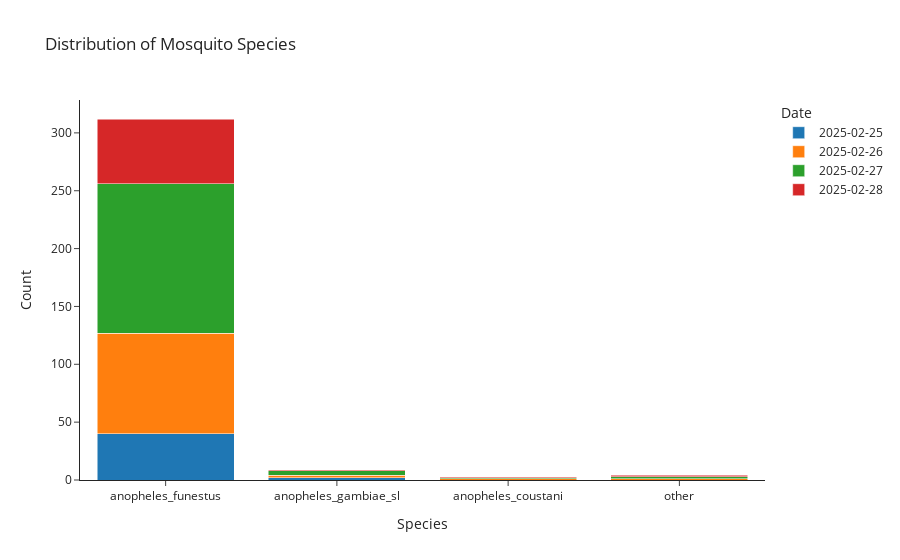

Source (notebook cell):
### Markdown cell above
### Plotting species catch by date

### Code cell
# Create species distribution figure using px
df_morpho_day_counts = df_morpho.groupby(['Date', 'morph_id']).agg({'morph_id':'count'}).rename(columns={'morph_id':'count'}).reset_index()
df_morpho_day_counts.columns= ['Date', 'Species', 'Count']

fig_species = px.bar(
    df_morpho_day_counts,
    x='Species',
    y='Count',
    color='Date',
    barmode='stack',
    title='Distribution of Mosquito Species',
    template='simple_white'
)

fig_species.show()

### Figure 1 — Plotly figure (JSON) as saved in the notebook; plotly's stock layout.template omitted (floating-point values rounded to 4 significant figures)
{"data": [{"alignmentgroup": "True", "hovertemplate": "Date=2025-02-25<br>Species=%{x}<br>Count=%{y}<extra></extra>", "legendgroup": "2025-02-25", "marker": {"color": "#1F77B4", "pattern": {"shape": ""}}, "name": "2025-02-25", "offsetgroup": "2025-02-25", "orientation": "v", "showlegend": true, "textposition": "auto", "type": "bar", "x": ["anopheles_funestus", "anopheles_gambiae_sl"], "xaxis": "x", "y": [40, 2], "yaxis": "y"}, {"alignmentgroup": "True", "hovertemplate": "Date=2025-02-26<br>Species=%{x}<br>Count=%{y}<extra></extra>", "legendgroup": "2025-02-26", "marker": {"color": "#FF7F0E", "pattern": {"shape": ""}}, "name": "2025-02-26", "offsetgroup": "2025-02-26", "orientation": "v", "showlegend": true, "textposition": "auto", "type": "bar", "x": ["anopheles_coustani", "anopheles_funestus", "anopheles_gambiae_sl", "other"], "xaxis": "x", "y": [1, 87, 2, 1], "yaxis": "y"}, {"alignmentgroup": "True", "hovertemplate": "Date=2025-02-27<br>Species=%{x}<br>Count=%{y}<extra></extra>", "legendgroup": "2025-02-27", "marker": {"color": "#2CA02C", "pattern": {"shape": ""}}, "name": "2025-02-27", "offsetgroup": "2025-02-27", "orientation": "v", "showlegend": true, "textposition": "auto", "type": "bar", "x": ["anopheles_coustani", "anopheles_funestus", "anopheles_gambiae_sl", "other"], "xaxis": "x", "y": [1, 129, 4, 2], "yaxis": "y"}, {"alignmentgroup": "True", "hovertemplate": "Date=2025-02-28<br>Species=%{x}<br>Count=%{y}<extra></extra>", "legendgroup": "2025-02-28", "marker": {"color": "#D62728", "pattern": {"shape": ""}}, "name": "2025-02-28", "offsetgroup": "2025-02-28", "orientation": "v", "showlegend": true, "textposition": "auto", "type": "bar", "x": ["anopheles_coustani", "anopheles_funestus", "anopheles_gambiae_sl", "other"], "xaxis": "x", "y": [1, 56, 1, 1], "yaxis": "y"}], "layout": {"barmode": "stack", "legend": {"title": {"text": "Date"}, "tracegroupgap": 0}, "title": {"text": "Distribution of Mosquito Species"}, "xaxis": {"anchor": "y", "domain": [0, 1], "title": {"text": "Species"}}, "yaxis": {"anchor": "x", "domain": [0, 1], "title": {"text": "Count"}}}}
